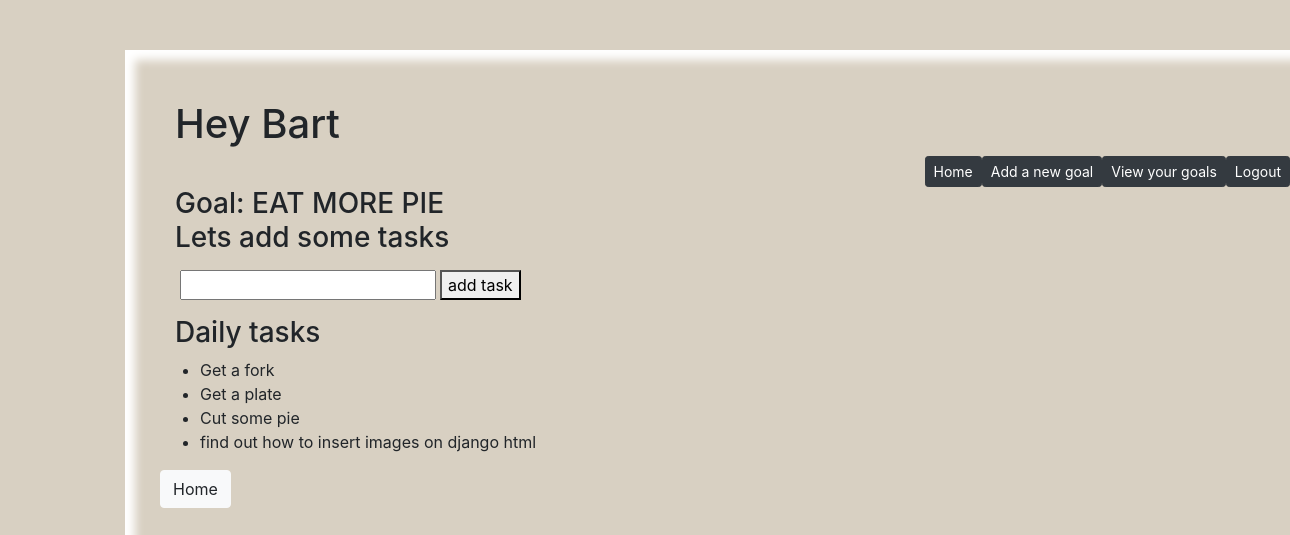
/1/addtasks (signed in), run on the app's committed database.
### goal_app/models.py (models this page shows, shortened)
class User(models.Model):
    first_name = models.CharField(max_length=255)
    last_name = models.CharField(max_length=255)
    email = models.CharField(max_length=150)
    password = models.CharField(max_length=25)
    confirm = models.CharField(max_length=25)
    created_at = models.DateTimeField(auto_now_add=True)
    updated_at = models.DateTimeField(auto_now=True)
    objects = UserManager()

class Goal(models.Model):
    goal = models.CharField(max_length=255)
    desc= models.CharField(max_length=255)
    short_term= models.CharField(max_length=255)
    start_date=models.DateField(auto_now=False,default='null')
    target_date=models.DateField(auto_now=False, default='null')
    tasks = models.ManyToManyField(User, related_name="tasks_for_goal")
    added_by = models.ForeignKey(User, related_name="users_goal",on_delete=models.CASCADE,null= True)
    completed_goal= models.BooleanField(default=False, null=True )
    completed_goal_date=models.DateField(default=None, null=True)
    created_at = models.DateTimeField(auto_now_add=True)
    updated_at = models.DateTimeField(auto_now=True)
    objects= GoalManager()

class Task(models.Model):
    task=models.CharField(max_length=100)
    goal_setter=models.ForeignKey(User, related_name="made_goal", on_delete=models.CASCADE,null= True)
    added_to_goal = models.ForeignKey(Goal, related_name="task_for_goal", on_delete=models.CASCADE,null= True)
    completed_task= models.BooleanField(default=False, null=True )
    completed_task_date=DateField(default=None,null=True)
    created_at = models.DateTimeField(auto_now_add=True)
    updated_at = models.DateTimeField(auto_now=True)
    objects=TaskManager()

### goal_app/views.py (the view, shortened to what this page needs)
# urls.py: path('<int:goal_id>/addtasks',views.add_tasks_to_goal),
def add_tasks_to_goal(request, goal_id):
    context = {
        'goals': Goal.objects.get(id=goal_id),
        'tasks': Task.objects.filter(added_to_goal__id=goal_id),
    'current_user': User.objects.get(id=request.session['user_id']),
    }
    return render(request, "adding_tasks.html", context)

### goal_app/templates/adding_tasks.html (shortened to what this page needs)
{% load bootstrap4 %}
<!DOCTYPE html>
<html lang="en">
<head>
    <link href="//maxcdn.bootstrapcdn.com/bootstrap/4.0.0/css/bootstrap.min.css" rel="stylesheet" id="bootstrap-css">
    <link rel="stylesheet" href="https://stackpath.bootstrapcdn.com/bootstrap/4.4.1/css/bootstrap.min.css"
>
    {% load static %}
    <link rel="stylesheet" href="{% static 'css/style.css' %}">
</head>
<body>
    <div class="container">
    <div class="container-fluid">
        <h1 >Hey {{current_user.first_name}} </h1>
        <div class="row justify-content-end" >
            <a class="btn btn-sm btn-dark" href="/homepage">Home</a>
            <a class="btn btn-sm btn-dark" href="/setgoal">Add a new goal</a>
            <a class="btn btn-sm btn-dark" href="/viewgoals">View your goals</a>
            <a class="btn btn-sm btn-dark" href="/logout">Logout</a>
        </div>
        <div>
            <h3>Goal: <span class="text-uppercase text-bg">{{goals.goal}}</span> <br> Lets add some tasks</h3>
            <div id="demo" >
            <form action="/{{goals.id}}/addtasks" method="POST">
                <div class=" form-group">
                    <input type="text" name="task" value="" autocomplete="off">
                    <button >add task</button>
                </div>
            </form>
        <div col-10>
            <h3>Daily tasks</h3>
            <div class="row" >
                <form action="/homepage" method="POST">
                    <div class=" form-group">
                        <ul>{% for task in tasks %}
                            <li>{% if current_user.id == task.goal_setter.id %} {{task.task}} {% endif %}</li>
                            {% endfor %}
                        </ul>
                    </div>
                    <button type="submit" class="btn btn-light">Home</button>
                </form>
            </div>
        </div>
    </div>
</body>
</html>

### goal_app/static/css/style.css (style rules this page uses)
body { background-color:#D8D0C2; ; background-image: url(../css/img/background6.jpg); background-size: cover; }
.container-fluid { box-shadow: inset 0 0 10px 10px #ffffff; padding:50px;width: 1200px; }
.container { padding: 50px; }

### data on the page
User: first_name "Bart"
Goal: goal "EAT MORE PIE"
Task: task "Get a fork"
Task: task "Get a plate"
Task: task "Cut some pie"
Task: task "find out how to insert images on django html"
